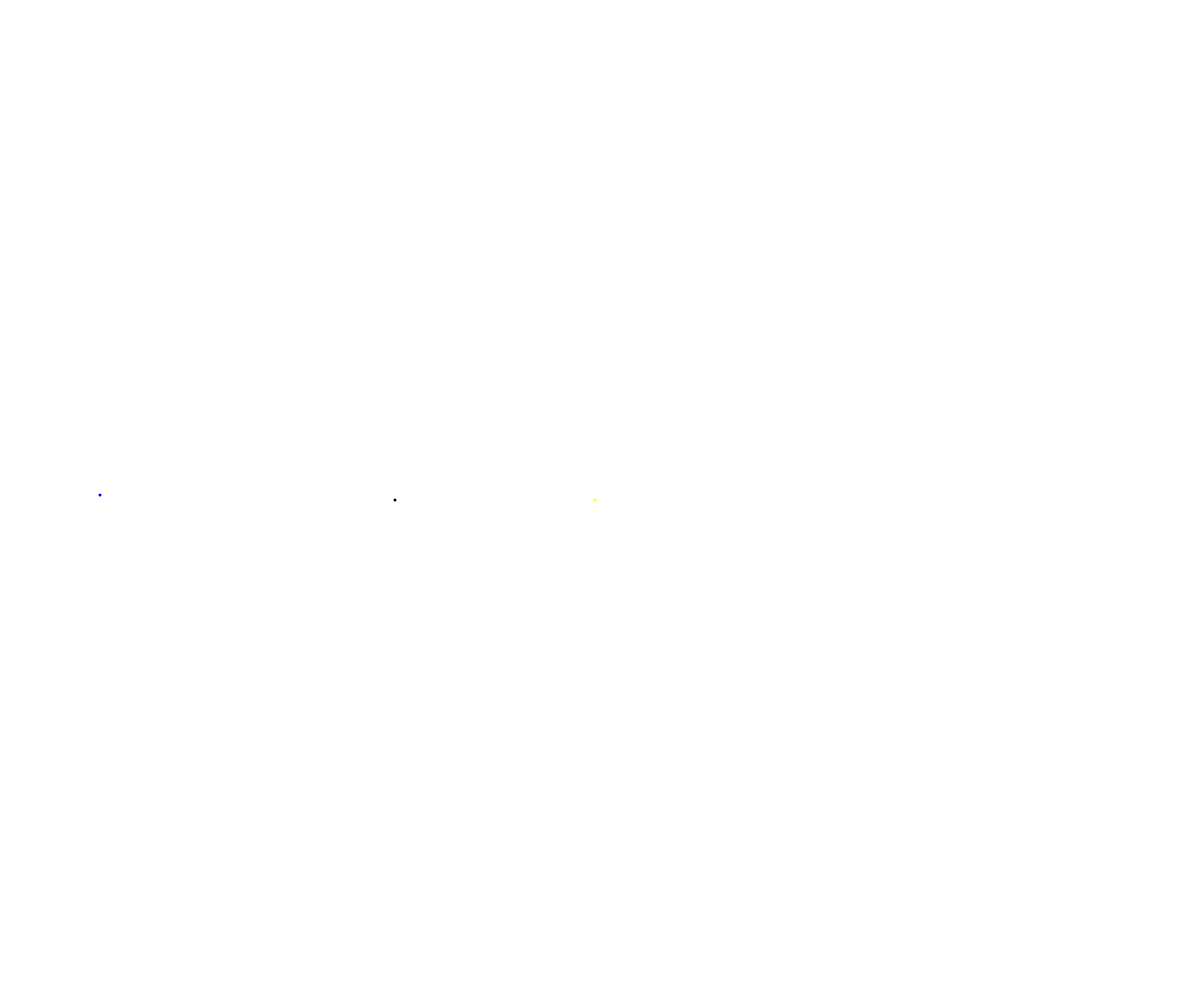
Frame 1 (no input)
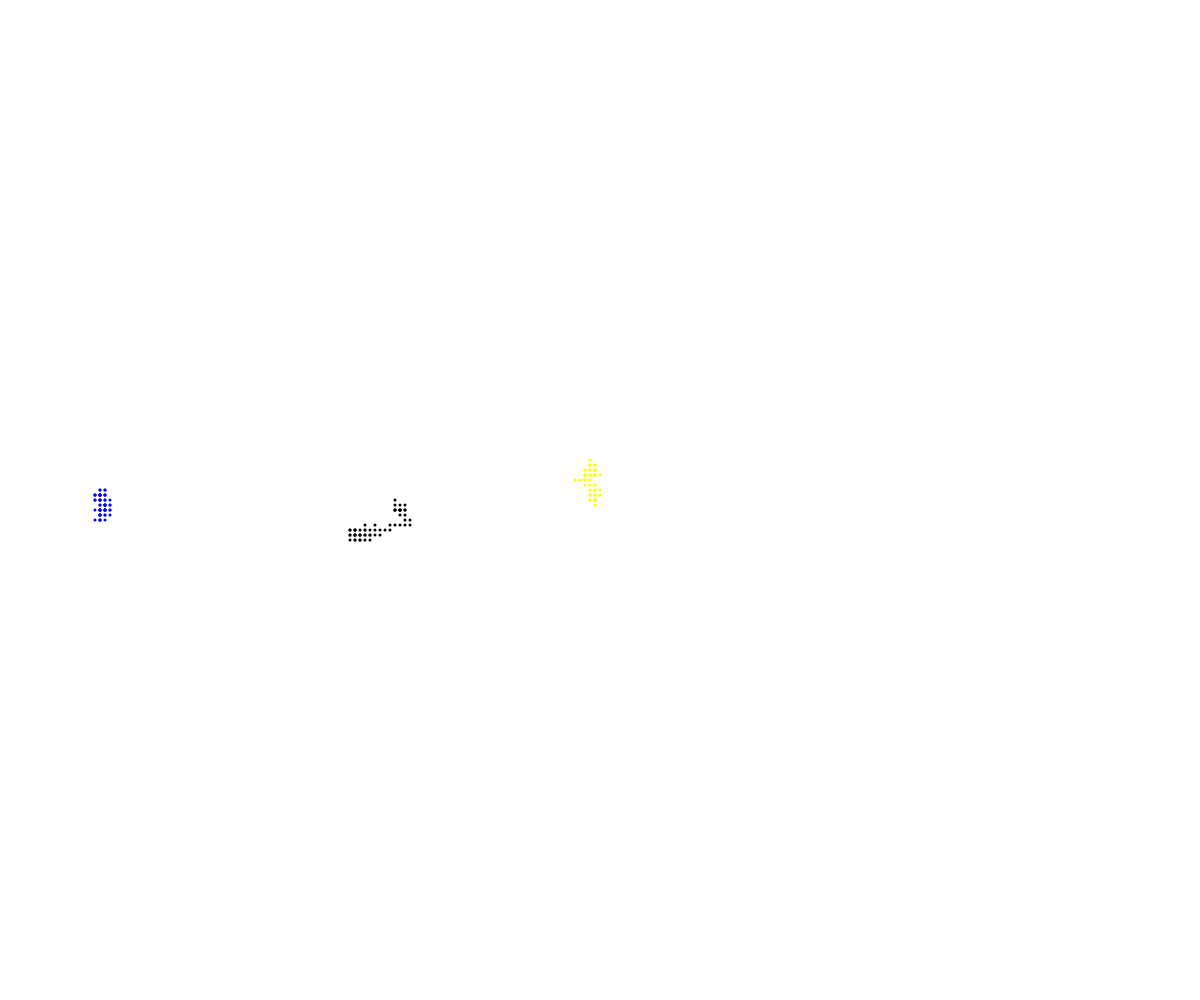
Frame 60 (no input)
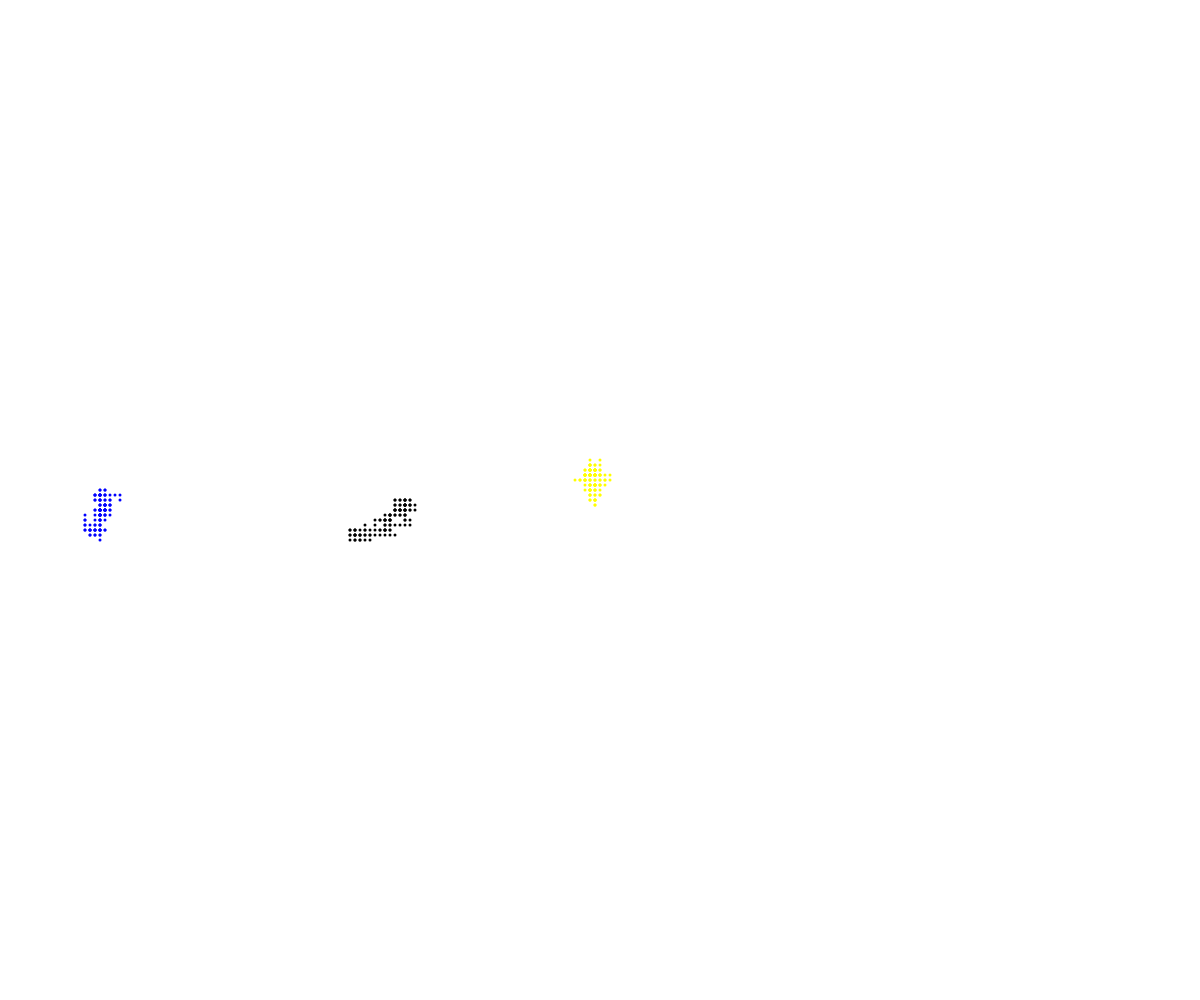
Frame 120 (the mouse pressed at the canvas centre since frame 60)

The p5.js sketch that drew these frames (run headless with seeded random() and noise() and a simulated clock; from frame 60 on, the mouse is pressed at the canvas centre):

// p5.js sketch
// ── sketch.js

let boom, bewm, buum;

function setup() {
  createCanvas(windowWidth, windowHeight);
  boom = new Walker(width/2, height/2, "yellow");
  bewm = new Walker(100, height/2, "blue");
  buum = new Walker(400,500,"black");


}

function draw() {
  boom.move();
  boom.display();
  bewm.move();
  bewm.display();
  buum.move();
  buum.display();
}

class Walker {
  constructor(x,y,theColor) {
    this.x = x;
    this.y = y;
    this.color = "red";
    this.color = theColor;
    this.speed = 5;
  }

  display() {
    noStroke();
    fill(this.color);
    circle(this.x, this.y, 3);  

  }

  move() {
    let choice = random(100);
    if (choice < 25) {
      this.y -= this.speed;
    }
    else if (choice < 50) {
      this.y += this.speed;
    }
    else if (choice < 75) {
      this.x -= this.speed;
    }
    else {
      this.x += this.speed;
    }
  }
}
